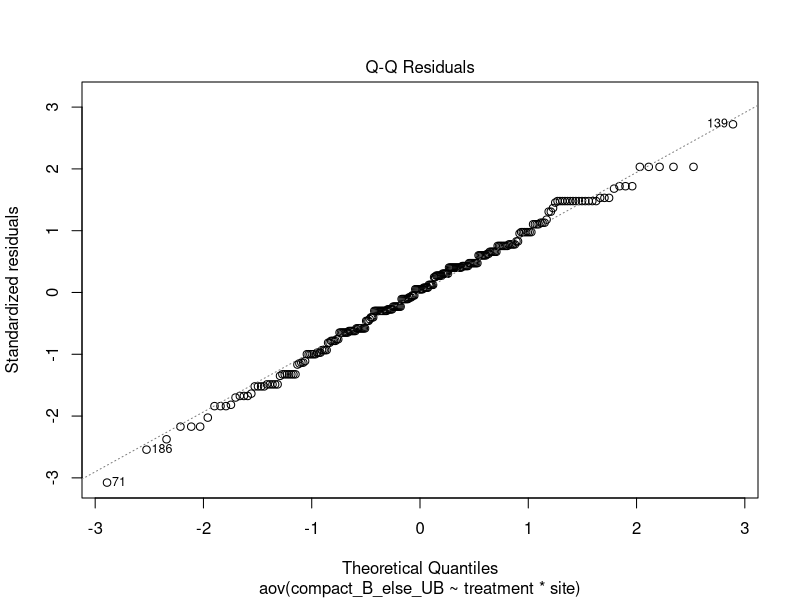
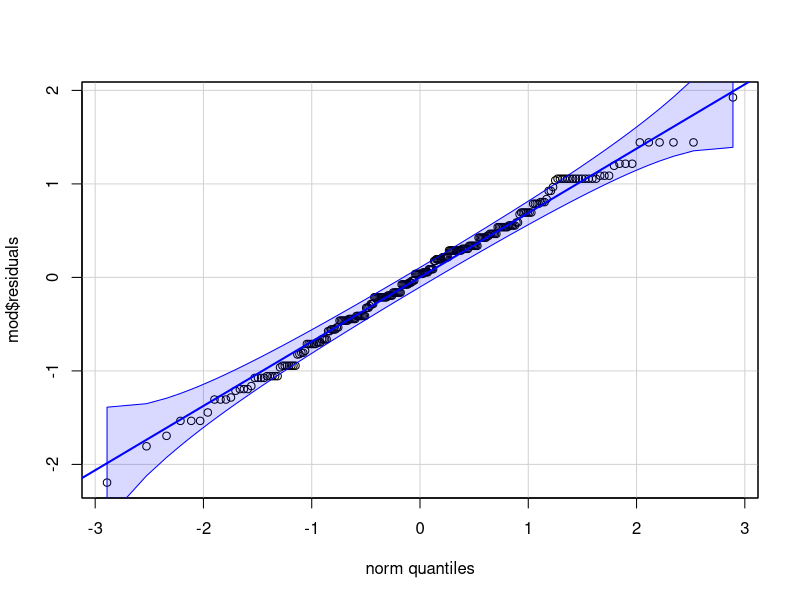
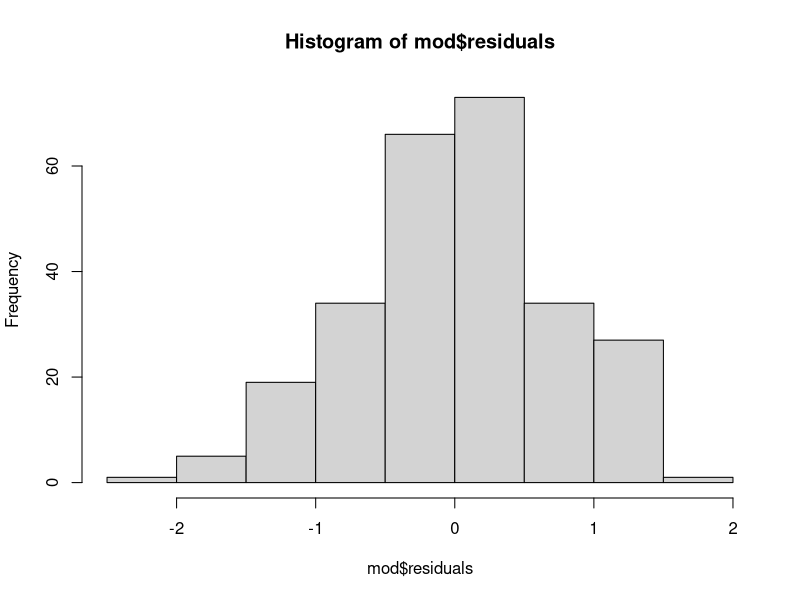
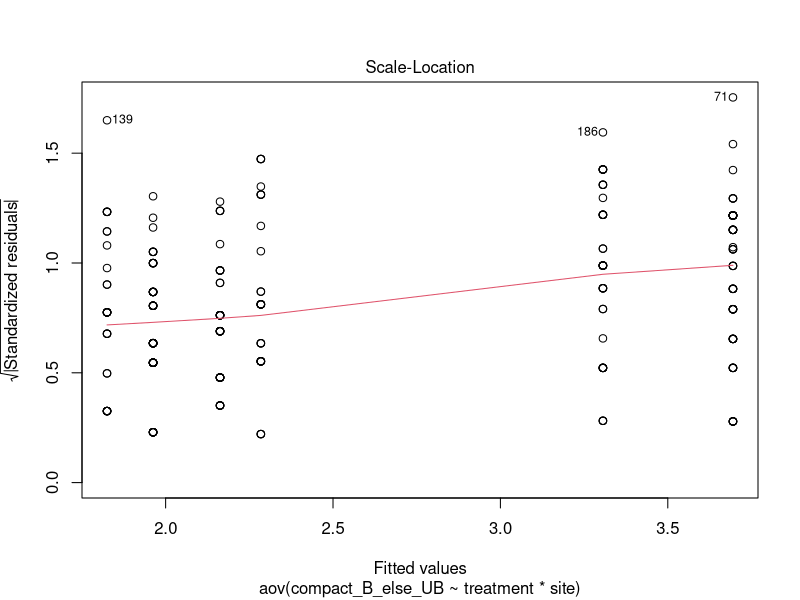
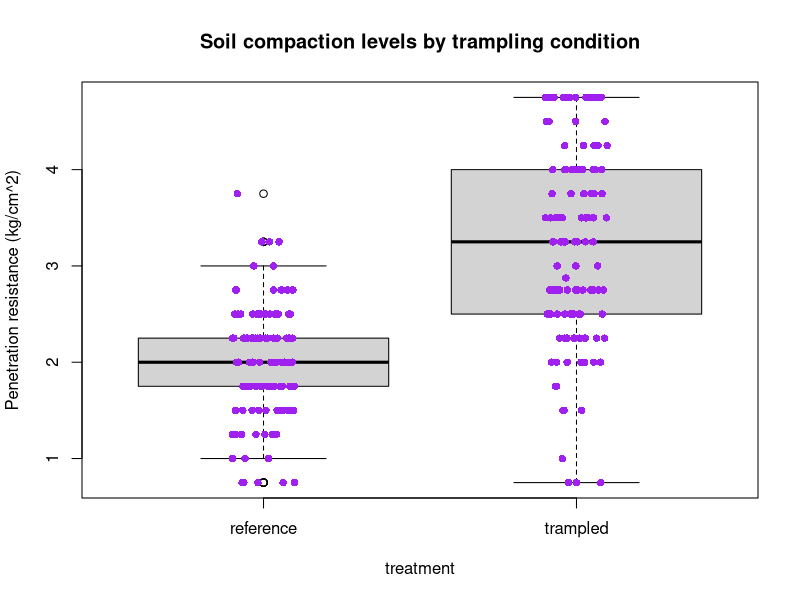
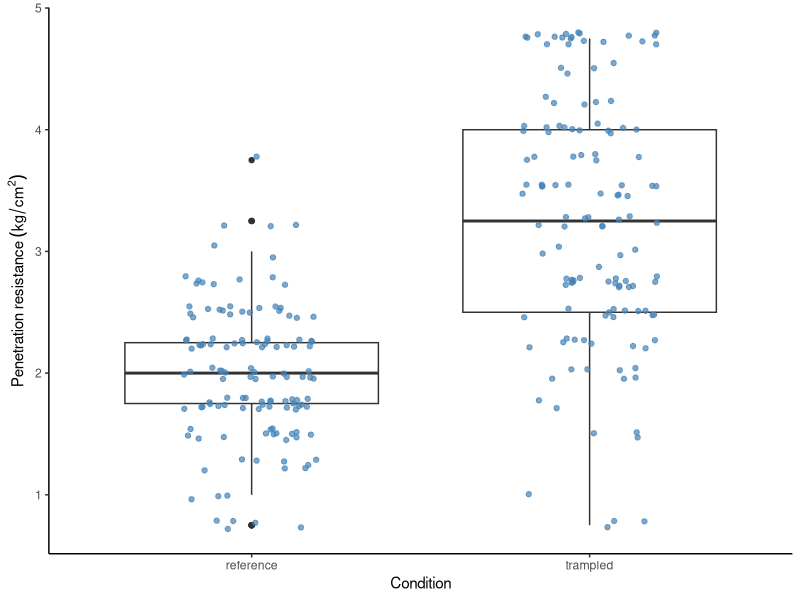
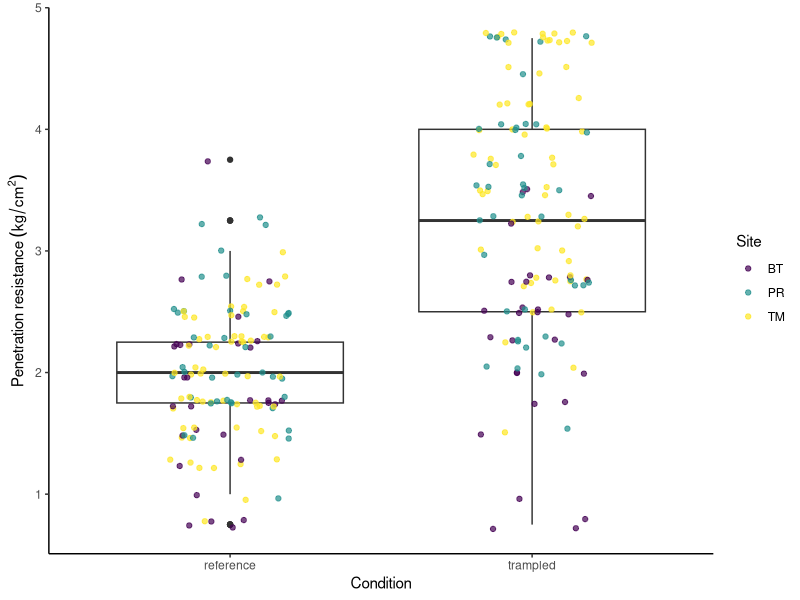

Generate these figures, in order, with R:
######################
# Compaction data
# Goal: to analyse (with 2 Factor ANOVA) and visualize (boxplots, violinplots) the compaction values 
# by treatment and site obtained in 2023 with soil penetrometer. Methods - see manuscript.
# Script: Nina Hewitt, Nov 30 2025
# Sources: 
# 1. Hewitt, N. Geog 374 materials 2017-2025; 
# 2. Soetewey, Antoined (2026) Stats and R, https://statsandr.com/blog/two-way-anova-in-r/ 
# Edited: March 2026 to update treatment/condition labels (NH)

#########################
# clear workspace
rm(list = ls())

##### packages ####

## load libraries
library(data.table) # faster data.frame
library(ggplot2) # plots
library(dplyr)
library(tidyverse)

# BRING IN THE DATA

## read the csv data file (ensure you are in the correct working directory
mydata <-  fread(file.path("data","compaction_2023.csv")) # this command works if you have loaded the data.table library/package

## otherwise load dataset with file.choose command
# df <- read.csv(file.choose()) # compaction_2023.csv" ["Compaction_2023_v2.csv" in local drive]
# Measurements are in columns; sites are rows, UB = Unbrushed, 
# B = Brushed (using a paintbrush to remove top layer of any litter; or disturbed, loose soil if present)
# compact_B_else_UB = contains brushed values except where only UB values were taken/required, since we 
# took both where brushed (loose/unconsolidated debris) was present.
## Note that this datafram has remove the 3 'NA' values (BT-11, plot 6 (big rock); and BT 15,16 (rocky))
# where no measurements were taken.

## LOOK AT OUR DATA
mydata          # look at all your data
head(mydata)    # look at the first few entries
tail(mydata)    # look at the last few entries
str(mydata)     # look at the overall structure

# change columns to AsFactor or numeric accordingly:
mydata <- mydata %>%
  mutate(across(2:5, as.factor)) %>%
  mutate(across(6:8, as.numeric))

# Display the structure of the modified data frame
str(mydata)

# Display the modified data frame
head(mydata)
tail(mydata)

## 2 Factor ANOVA
# Added Jan 2026

## Although subgroups have large sample size (>29), so don't really need to test for normality
table(mydata$treatment, mydata$site)
## We will check nonetheless 

# First, create and save model

# Two-way ANOVA with interaction
mod <- aov(compact_B_else_UB ~ treatment * site,
           data = mydata
)

mod # display results

## Test for Normality with QQ-plot of residuals.
plot(mod, which = 2) # looks fairly normal points follow straight line - diagonal. Some deviation at ends, but is expected

# or QQ-plots the confidence interval around the reference line (Henry’s line).
library(car)
qqPlot(mod$residuals,
       id = FALSE # remove point identification
)
# points follow line and fall within the confidence band, so assume normality

## Histogram of residuals to check normality:
hist(mod$residuals) # relatively normal, some left skew, but minimal

# Shapiro-Wilk normality test:
shapiro.test(mod$residuals) 
# do not reject the null H that the residuals follow a normal distribution p=0.2894

# verify homogeneity of variances or homoscedasticity visually with plot() function:
plot(mod, which = 3) # Spread of residuals is relatively constant
# but red line is somewhat sloping (rather than completely horizontal and flat)
# so while it looks like constant variance assumption reasonably satisfied can test 
# more formally with the Levene’s test (also in the {car} package)

leveneTest(mod)
# Result: must reject the null hypothesis that the variances are equal (p-value = 3.488e-05 ***).

## Now run the model on log values. 

## First, create and save model

# Two-way ANOVA with interaction
mod2 <- aov(log(compact_B_else_UB) ~ treatment * site,
           data = mydata
)

mod2 

# run Levene's test again:
leveneTest(mod2)
# after logging, is normal (p-value = 0.1385)

## Therefore, use log values 

## you have already run the 2 way ANOVA procedure above; run again with log values.
# print results
summary(mod2)
# Both treatment and site are significantly different; and there is significant interaction
# > summary(mod) [log values of compaction]
#                  Df Sum Sq  Mean Sq F value   Pr(>F)    
# treatment         1 14.789  14.789  151.483  < 2e-16 ***
#  site             2  4.572   2.286   23.415 4.65e-10 ***
#  treatment:site   2  1.821   0.911    9.327 0.000123 ***
#  Residuals      254 24.797   0.098                     

# But, since this may be an unbalanced design (there are unequal numbers of subjects in each subgroup -- 
# different sample sizes for site), and in which interaction is significant, run Type 3 Anova:

### Type 3 anova on existing model, where "mod2" is the model
Anova(mod2, type = "III") 
# or same result for:
Anova(mod2, type = 3)

## USED THIS**
# Anova Table (Type III tests)
# Response: log(compact_B_else_UB)
#                 Sum Sq  Df  F value    Pr(>F)    
# (Intercept)     8.2722  1 84.7344  < 2.2e-16 ***
#  treatment      0.7294  1  7.4718  0.0067080 ** 
#  site           0.8108  2  4.1527  0.0168026 *  
#  treatment:site 1.8211  2  9.3271  0.0001234 ***
#  Residuals      24.7969 254 

Anova(mod, type = "III") # unlogged values - since qq plot looks good and large sample (if we ignore Levene's test)

# > Anova(mod, type = "III") # unlogged values
# Anova Table (Type III tests)
# Response: compact_B_else_UB
# Sum Sq  Df  F value    Pr(>F)    
# (Intercept)     99.919   1 193.1150 < 2.2e-16 ***
#  treatment        3.113   1   6.0169   0.01484 *  
#  site             2.052   2   1.9827   0.13983    
#   treatment:site  16.463   2  15.9093 3.093e-07 ***
#   Residuals      131.421 254                       
# ---
#   Signif. codes:  0 ‘***’ 0.001 ‘**’ 0.01 ‘*’ 0.05 ‘.’ 0.1 ‘ ’ 1

### Pairwise comparisons [log values]

#unlogged values:
TukeyHSD(mod,
         which = "site"
)

##Results: Fit: aov(formula = compact_B_else_UB ~ treatment * site, data = mydata)
# $site
# diff     lwr        upr     p adj
# PR-BT 0.67277950  0.3817679 0.9637911 0.0000004
# TM-BT 0.76890752  0.4996354 1.0381797 0.0000000
# TM-PR 0.09612802 -0.1482343 0.3404903 0.6234658

#logged values:

TukeyHSD(mod2,
         which = "site"
)

#Results: Fit: aov(formula = log(compact_B_else_UB) ~ treatment * site, data = mydata)
#$site
# diff         lwr       upr     p adj
# PR-BT 0.31026050  0.18385196 0.4366690 0.0000001
# TM-BT 0.32047326  0.20350781 0.4374387 0.0000000
# TM-PR 0.01021276 -0.09593244 0.1163580 0.9720377


TukeyHSD(mod2,
         which = "treatment:site"
)

#Results:
# > TukeyHSD(mod2,
#            +          which = "treatment:site"
#            + )
# Tukey multiple comparisons of means
# 95% family-wise confidence level
# Fit: aov(formula = log(compact_B_else_UB) ~ treatment * site, data = mydata)
# 
# $`treatment:site`

# diff                                          lwr          upr     p adj
# trampled:BT-reference:BT   0.222412694 -0.0112411489  0.45606654 0.0722703
# reference:PR-reference:BT  0.217057375  0.0003543636  0.43376039 0.0493588
# trampled:PR-reference:BT   0.630191135  0.4134881237  0.84689415 0.0000000
# reference:TM-reference:BT  0.114164474 -0.0864635295  0.31479248 0.5767752
# trampled:TM-reference:BT   0.752178756  0.5520996671  0.95225784 0.0000000
# reference:PR-trampled:BT  -0.005355319 -0.2241829206  0.21347228 0.9999998
# trampled:PR-trampled:BT    0.407778441  0.1889508395  0.62660604 0.0000029
# reference:TM-trampled:BT  -0.108248220 -0.3111691895  0.09467275 0.6440216
# trampled:TM-trampled:BT    0.529766062  0.3273877877  0.73214434 0.0000000
# trampled:PR-reference:PR   0.413133760  0.2125057568  0.61376176 0.0000002
# reference:TM-reference:PR -0.102892901 -0.2860403727  0.08025457 0.5905357
# trampled:TM-reference:PR   0.535121381  0.3525753802  0.71766738 0.0000000
# reference:TM-trampled:PR  -0.516026661 -0.6991741329 -0.33287919 0.0000000
# trampled:TM-trampled:PR    0.121987621 -0.0605583800  0.30453362 0.3929451
# trampled:TM-reference:TM   0.638014282  0.4748749453  0.80115362 0.0000000

# ANOVA different method 
mod3 <- lm(compact_B_else_UB ~ treatment * site,
           data = mydata
)

# print results
summary(mod3) # this may be more appropriate to your data due to unbalanced design


# Visualizations

## Updated, Nov, 2025

## create boxplots of plot values by transect and treatment
## LOOK AT OUR DATA with BOXPLOTS
# with base R:
boxplot(compact_B_else_UB ~ treatment, 
        data = mydata, col = "lightgray",
        varwidth = TRUE, notch = FALSE, 
        main = "Soil compaction levels by trampling condition",
        ylab = "Penetration resistance (kg/cm^2)")

# with dotplot
stripchart(data = mydata, compact_B_else_UB ~ treatment, vertical = TRUE, method = "jitter", pch = 16, col = 'purple', add = TRUE)

ggplot(data = mydata, aes(x = treatment, y = compact_B_else_UB)) +
  geom_boxplot() +
  xlab("Condition") +
  ylab(expression(Penetration~resistance~(kg/cm^{2}))) +
  geom_jitter(width = 0.2, alpha = 0.7, color = "steelblue", size = 1.5) +
  theme(
    panel.background = element_blank(), # Optional: removes the background color
    axis.line = element_line(colour = "black")) # Optional: adds a black axis line)


## Color code points by site and using viridis palette (for color-blindness): 
ggplot(data = mydata, aes(x = treatment, y = compact_B_else_UB)) +
  geom_boxplot() +
  xlab("Condition") +
  ylab(expression(Penetration~resistance~(kg/cm^{2}))) +
  geom_jitter(
    aes(color = site),
    width = 0.2,
    alpha = 0.7,
    size = 1.5
  ) +
  scale_color_viridis_d(name = "Site") +   # viridis palette + legend title
  theme(
    panel.background = element_blank(),
    axis.line = element_line(colour = "black")
  )

###END####
